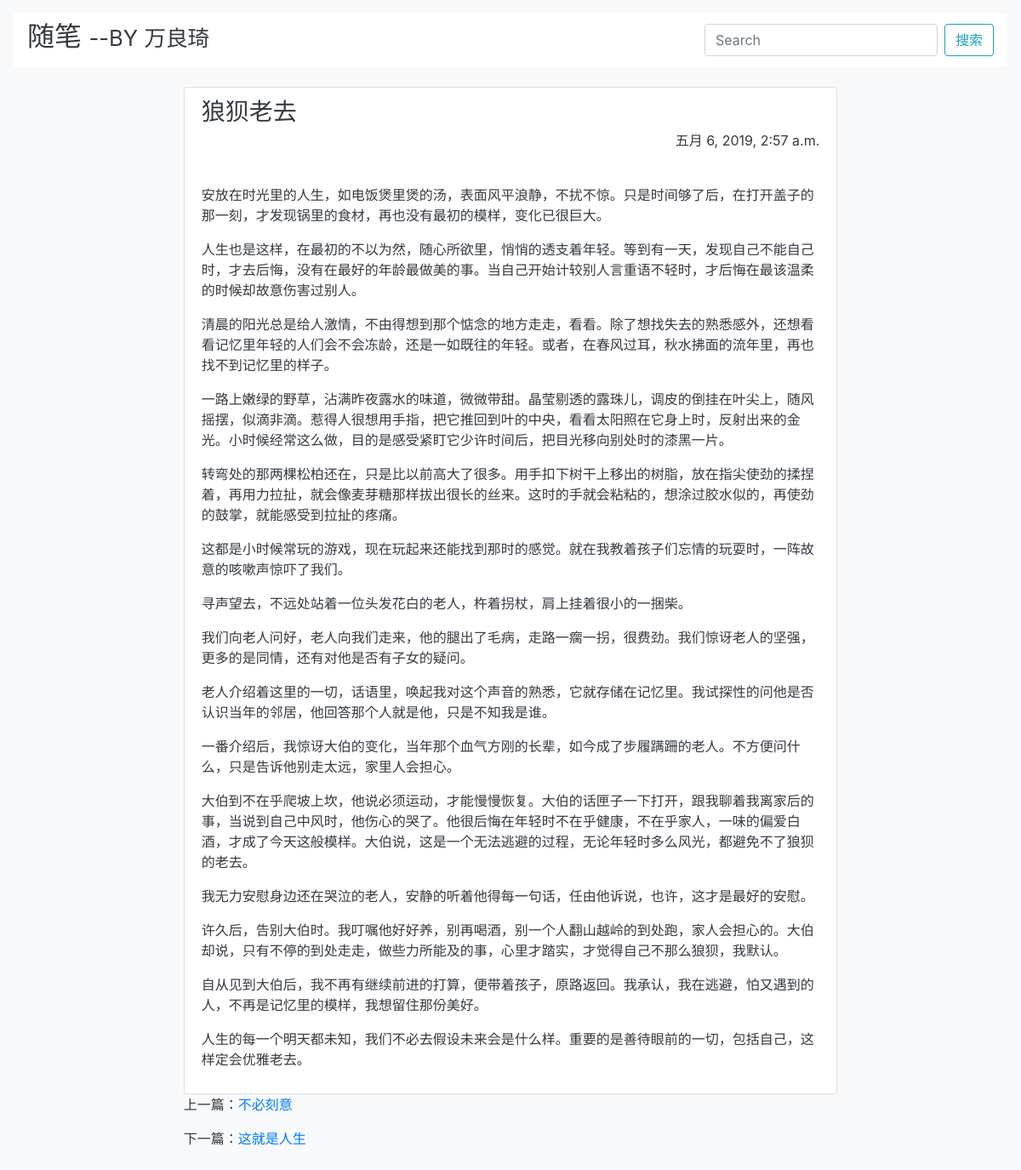
Page /blog/detail/3 on the committed database.
### blog/models.py (models this page shows, shortened)
class Article(models.Model):
    article_id = models.AutoField(primary_key=True)
    title = models.CharField(max_length=64)
    brief_content = models.TextField()
    content = models.TextField()
    publish_date = models.DateTimeField(auto_now=True)

### blog/views.py (the view)
# urls.py: path('detail/<int:article_id>', blog.views.get_detail_page),
def get_detail_page(request, article_id):
    articles = Article.objects.all()
    article_contents = None
    previous_article = None
    next_article = None
    for index, article in enumerate(articles):
        if index == 0:
            previous_index = 0
            next_index = index + 1
        elif index == len(articles) - 1:
            previous_index = index - 1
            next_index = index
        else:
            previous_index = index - 1
            next_index = index + 1
        if article.article_id == article_id:
            article_contents = article
            previous_article = articles[previous_index]
            next_article = articles[next_index]
            break
    content_list = article_contents.content.split('\n')
    title = article_contents.title
    publish_date = article_contents.publish_date
    return render(request, 'blog/detail.html',
                  {'title': title, 'content_list': content_list, 'previous_article': previous_article,
                   'next_article': next_article, 'publish_date': publish_date})

### blog/templates/blog/detail.html (shortened to what this page needs)
<!DOCTYPE html>
<html lang="en">
<head>
    <link rel="stylesheet" href="https://cdn.bootcss.com/bootstrap/4.0.0/css/bootstrap.min.css"
>
</head>
<body>
<div class="p-3 mb-2 bg-light text-dark">
    <nav class="navbar navbar-light" style="background-color: #FFFFFF;">
        <h2>随笔
            <small>--BY 万良琦</small>
        </h2>
        <form class="form-inline" action="/blog/search_title" method="get">
            <input class="form-control mr-sm-2" type="text" placeholder="Search" aria-label="Search" name="title">
            <button class="btn btn-outline-info my-2 my-sm-0" type="submit">搜索</button>
        </form>
    </nav>
    <br/>
    <div class="row">
        <div class="col-md-8 offset-md-2">
            <ul class="list-group">
                <li class="list-group-item">
                    <h3 class="mb-1">{{ title }}</h3>
                    <p class="text-right">{{ publish_date }}</p>
                    <br/>
                    {% for content in content_list %}
                        <p class="text-justif">{{ content }}</p>
                    {% endfor %}
                </li>
            </ul>
            <p>上一篇：<a href="/blog/detail/{{ previous_article.article_id }}">{{ previous_article.title }}</a></p>
            <p>下一篇：<a href="/blog/detail/{{ next_article.article_id }}">{{ next_article.title }}</a></p>
        </div>
    </div>
</div>
</body>
</html>

### rows in the picture
Article: title "狼狈老去", publish_date "五月 6, 2019, 2:57 a.m."
Article: title "不必刻意"
Article: title "这就是人生"

### other values in the picture
{{ content }} "安放在时光里的人生，如电饭煲里煲的汤，表面风平浪静，不扰不惊。只是时间够了后，在打开盖子的那一刻，才发现锅里的食材，再也没有最初的模样，变化已很巨大。" "人生也是这样，在最初的不以为然，随心所欲里，悄悄的透支着年轻。等到有一天，发现自己不能自己时，才去后悔，没有在最好的年龄最做美的事。当自己开始计较别人言重语不轻时，才后悔在最该温柔的时候却故意伤害过别人。" "清晨的阳光总是给人激情，不由得想到那个惦念的地方走走，看看。除了想找失去的熟悉感外，还想看看记忆里年轻的人们会不会冻龄，还是一如既往的年轻。或者，在春风过耳，秋水拂面的流年里，再也找不到记忆里的样子。" "一路上嫩绿的野草，沾满昨夜露水的味道，微微带甜。晶莹剔透的露珠儿，调皮的倒挂在叶尖上，随风摇摆，似滴非滴。惹得人很想用手指，把它推回到叶的中央，看看太阳照在它身上时，反射出来的金光。小时候经常这么做，目的是感受紧盯它少许时间后，把目光移向别处时的漆黑一片。" "转弯处的那两棵松柏还在，只是比以前高大了很多。用手扣下树干上移出的树脂，放在指尖使劲的揉捏着，再用力拉扯，就会像麦芽糖那样拔出很长的丝来。这时的手就会粘粘的，想涂过胶水似的，再使劲的鼓掌，就能感受到拉扯的疼痛。" "这都是小时候常玩的游戏，现在玩起来还能找到那时的感觉。就在我教着孩子们忘情的玩耍时，一阵故意的咳嗽声惊吓了我们。" "寻声望去，不远处站着一位头发花白的老人，杵着拐杖，肩上挂着很小的一捆柴。" "我们向老人问好，老人向我们走来，他的腿出了毛病，走路一瘸一拐，很费劲。我们惊讶老人的坚强，更多的是同情，还有对他是否有子女的疑问。" "老人介绍着这里的一切，话语里，唤起我对这个声音的熟悉，它就存储在记忆里。我试探性的问他是否认识当年的邻居，他回答那个人就是他，只是不知我是谁。" "一番介绍后，我惊讶大伯的变化，当年那个血气方刚的长辈，如今成了步履蹒跚的老人。不方便问什么，只是告诉他别走太远，家里人会担心。" "大伯到不在乎爬坡上坎，他说必须运动，才能慢慢恢复。大伯的话匣子一下打开，跟我聊着我离家后的事，当说到自己中风时，他伤心的哭了。他很后悔在年轻时不在乎健康，不在乎家人，一味的偏爱白酒，才成了今天这般模样。大伯说，这是一个无法逃避的过程，无论年轻时多么风光，都避免不了狼狈的老去。" "我无力安慰身边还在哭泣的老人，安静的听着他得每一句话，任由他诉说，也许，这才是最好的安慰。" "许久后，告别大伯时。我叮嘱他好好养，别再喝酒，别一个人翻山越岭的到处跑，家人会担心的。大伯却说，只有不停的到处走走，做些力所能及的事，心里才踏实，才觉得自己不那么狼狈，我默认。" "自从见到大伯后，我不再有继续前进的打算，便带着孩子，原路返回。我承认，我在逃避，怕又遇到的人，不再是记忆里的模样，我想留住那份美好。" "人生的每一个明天都未知，我们不必去假设未来会是什么样。重要的是善待眼前的一切，包括自己，这样定会优雅老去。"
